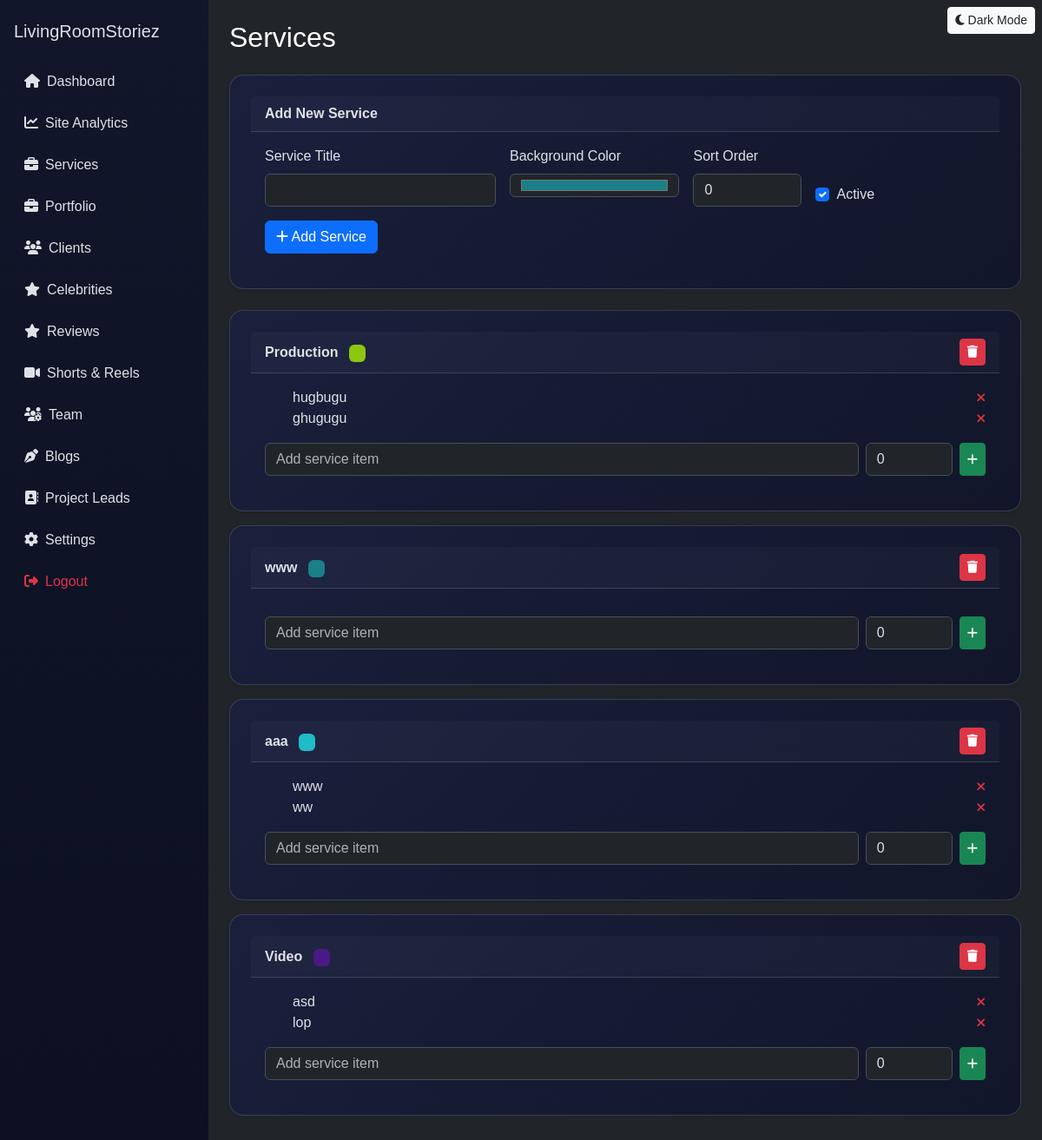
Screenshot of /admin/services.php (signed in) with the database file from the repository.
### tables this page shows
CREATE TABLE `services` (
  `id` int(10) UNSIGNED NOT NULL,
  `title` varchar(150) NOT NULL,
  `bg_color` varchar(20) NOT NULL,
  `sort_order` int(11) DEFAULT 0,
  `status` tinyint(1) DEFAULT 1,
  `created_at` timestamp NOT NULL DEFAULT current_timestamp(),
  `updated_at` timestamp NULL DEFAULT NULL ON UPDATE current_timestamp()
);

CREATE TABLE `service_items` (
  `id` int(10) UNSIGNED NOT NULL,
  `service_id` int(10) UNSIGNED NOT NULL,
  `item_name` varchar(150) NOT NULL,
  `sort_order` int(11) DEFAULT 0,
  `status` tinyint(1) DEFAULT 1
);

### admin/services.php (the view, shortened to what this page needs)
<?php include 'db.php'; ?>
<?php include 'partials/header.php'; ?>
<div class="d-flex justify-content-between align-items-center mb-4">
    <h2 class="mb-0">Services</h2>
</div>
<div class="card mb-4 shadow-sm">
    <div class="card-header fw-semibold">Add New Service</div>
    <div class="card-body">
        <form method="post" class="row g-3">
            <div class="col-md-4">
                <label class="form-label">Service Title</label>
                <input type="text" name="title" class="form-control" required>
            </div>
            <div class="col-md-3">
                <label class="form-label">Background Color</label>
                <input type="color" name="bg_color" class="form-control" value="#1a7f86">
            </div>
            <div class="col-md-2">
                <label class="form-label">Sort Order</label>
                <input type="number" name="sort_order" class="form-control" value="0">
            </div>
            <div class="col-md-2 d-flex align-items-end">
                <div class="form-check">
                    <input class="form-check-input" type="checkbox" name="status" checked>
                    <label class="form-check-label">Active</label>
                </div>
            </div>
            <div class="col-12">
                <button name="add_service" class="btn btn-primary">
                    <i class="fa fa-plus"></i> Add Service
                </button>
            </div>
        </form>
    </div>
</div>
<?php
$services = $conn->query(
    "SELECT * FROM services ORDER BY sort_order ASC, id DESC"
);
while($s = $services->fetch_assoc()):
?>
<div class="card mb-3 shadow-sm">
    <div class="card-header d-flex justify-content-between align-items-center">
        <div>
            <span class="fw-semibold"><?= htmlspecialchars($s['title']) ?></span>
            <span class="badge ms-2"
                  style="background:<?= $s['bg_color'] ?>">&nbsp;</span>
        </div>
        <a href="?delete=<?= $s['id'] ?>"
           onclick="return confirm('Delete this service?')"
           class="btn btn-sm btn-danger">
            <i class="fa fa-trash"></i>
        </a>
    </div>
    <div class="card-body">
        <ul class="mb-3">
            <?php
            $items = $conn->query(
                "SELECT * FROM service_items
                 WHERE service_id={$s['id']}
                 ORDER BY sort_order ASC"
            );
            while($i = $items->fetch_assoc()):
            ?>
            <li class="d-flex justify-content-between align-items-center">
                <?= htmlspecialchars($i['item_name']) ?>
                <a href="?delete_item=<?= $i['id'] ?>"
                   onclick="return confirm('Delete this item?')"
                   class="text-danger small">
                   <i class="fa fa-times"></i>
                </a>
            </li>
            <?php endwhile; ?>
        </ul>
        <form method="post" class="d-flex gap-2">
            <input type="text"
                   name="item_name"
                   class="form-control"
                   placeholder="Add service item"
                   required>
            <input type="number"
                   name="item_sort"
                   class="form-control"
                   value="0"
                   style="width:100px">
            <button name="add_item" class="btn btn-success btn-sm">
                <i class="fa fa-plus"></i>
            </button>
        </form>
    </div>
</div>
<?php endwhile; ?>
<?php include 'partials/footer.php'; ?>

### admin/assets/css/admin.css (style rules this page uses)
html, body { overflow-x: hidden; }
body { background: radial-gradient(circle at top, #11162a, #0b0f1a 65%); color: #fff; font-family: 'Poppins', sans-serif; }
.card { background: linear-gradient(135deg, #1a1f3c, #11162a); border-radius: 16px; padding: 24px; transition: transform .25s ease, box-shadow .25s ease; }
body, .card, .sidebar, .chart-card { transition: background-color .3s ease, color .3s ease; }

### rows the page displays
services: title "Production"
service_items: item_name "hugbugu"
service_items: item_name "ghugugu"
services: title "www"
services: title "aaa"
service_items: item_name "www"
service_items: item_name "ww"
services: title "Video"
service_items: item_name "asd"
service_items: item_name "lop"
